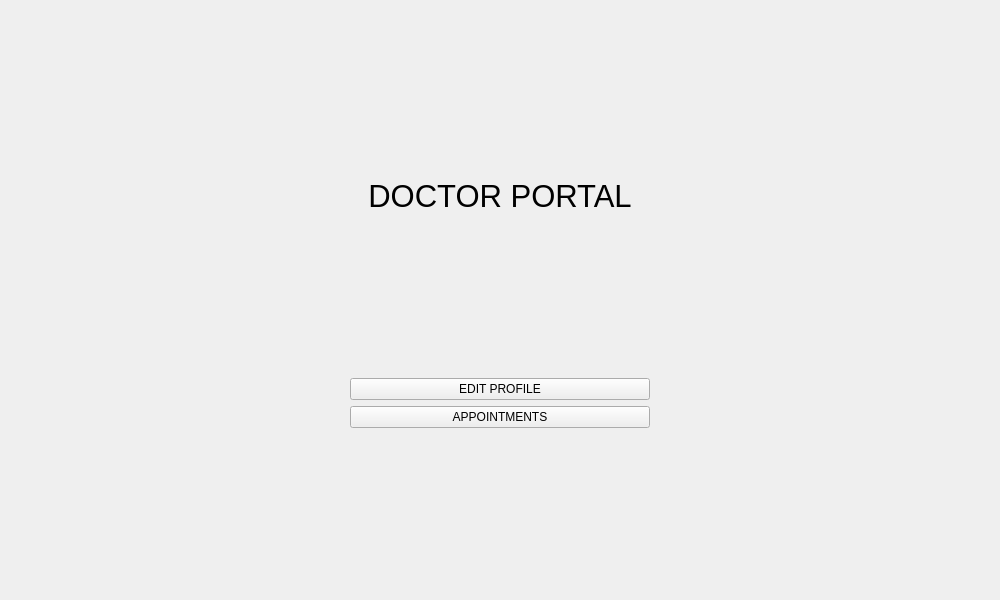
<?xml version="1.0" encoding="UTF-8"?>
<ui version="4.0">
 <class>Frame</class>
 <widget class="QFrame" name="Frame">
  <property name="geometry">
   <rect>
    <x>0</x>
    <y>0</y>
    <width>1000</width>
    <height>600</height>
   </rect>
  </property>
  <property name="minimumSize">
   <size>
    <width>1000</width>
    <height>600</height>
   </size>
  </property>
  <property name="maximumSize">
   <size>
    <width>10000</width>
    <height>16777215</height>
   </size>
  </property>
  <property name="windowTitle">
   <string>Frame</string>
  </property>
  <layout class="QGridLayout" name="gridLayout">
   <item row="0" column="0">
    <widget class="QWidget" name="widget" native="true">
     <layout class="QVBoxLayout" name="verticalLayout_3">
      <item>
       <widget class="QLabel" name="label">
        <property name="maximumSize">
         <size>
          <width>16777215</width>
          <height>50</height>
         </size>
        </property>
        <property name="font">
         <font>
          <pointsize>23</pointsize>
         </font>
        </property>
        <property name="text">
         <string>DOCTOR PORTAL</string>
        </property>
        <property name="alignment">
         <set>Qt::AlignmentFlag::AlignCenter</set>
        </property>
       </widget>
      </item>
      <item>
       <layout class="QGridLayout" name="gridLayout_2">
        <item row="0" column="0">
         <widget class="QPushButton" name="edit_profile_button">
          <property name="maximumSize">
           <size>
            <width>10000</width>
            <height>16777215</height>
           </size>
          </property>
          <property name="text">
           <string>EDIT PROFILE</string>
          </property>
         </widget>
        </item>
        <item row="1" column="0">
         <widget class="QPushButton" name="appointment_button">
          <property name="maximumSize">
           <size>
            <width>300</width>
            <height>16777215</height>
           </size>
          </property>
          <property name="text">
           <string>APPOINTMENTS</string>
          </property>
         </widget>
        </item>
       </layout>
      </item>
     </layout>
    </widget>
   </item>
  </layout>
 </widget>
 <resources/>
 <connections/>
</ui>
